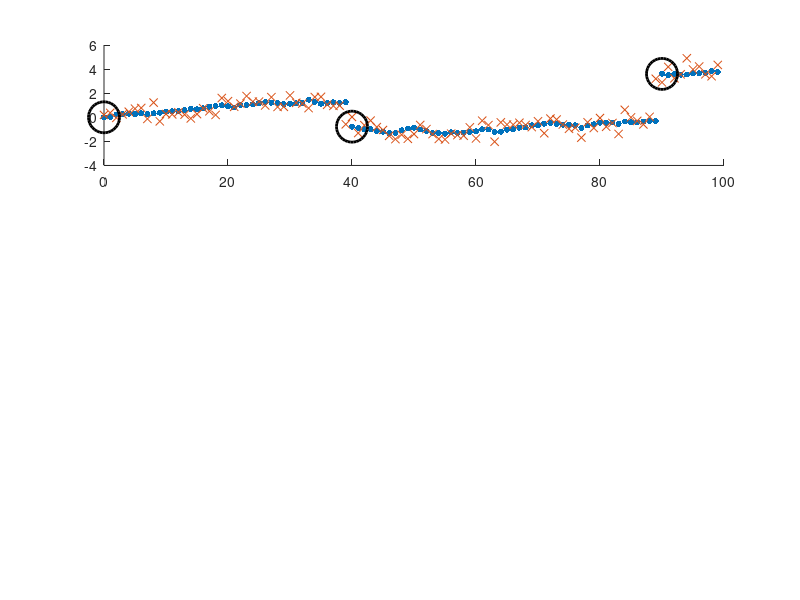

MATLAB code to generate this figure: (Note: this script raises an error after producing the figure.)
clear all; close all; clc;

nTrials = 100;
s = rng;
v = normrnd(0,0.1,1,nTrials);
vr = normrnd(0,0.5,1,nTrials);
phi = normrnd(0,2,1,nTrials);
% c = rand(1,nTrials) <= 0.02;
c = zeros(1,nTrials);
c(40) = 1;
c(90) = 1;
phi(40) = -2;
phi(90) = 4;
ind = find(c==1);
w = zeros(1,nTrials);
r = w;
w(1) = 0;
r(1) = w(1) + vr(1) + c(1)*phi(1);
for i = 2:nTrials
    w(i) = w(i-1) + v(i-1) + c(i-1) * phi(i-1);
    r(i) = w(i) + vr(i) + c(i)*phi(i);
end
figure;
subplot(3,1,1)
scatter(0:nTrials-1,w,20,'filled','k')
hold on
scatter(0:nTrials-1,r,'xk')
hold on
scatter([0,ind],[w(1),w(ind+1)],500,'k','LineWidth',2)
hold on
for i = 1:length(ind)
    xline(ind(i),':k');
end
xlim([0 nTrials])
ylim([-4 4])
title("Slow Draft and Dramatic Changes")
xlabel("t")
ylabel("w")
legend("w(t)","r(t)",'location','northwest')


% Learning Weights
gamma = 3.3;
W_noise = 0.01;
w0 = 0;
tau = 0.7;
sigma0 = 0.6;
u = ones(1,nTrials);
[w_learn,sigma,beta] = proKalman(gamma,W_noise,w0,nTrials,tau,sigma0,u,r);
subplot(3,1,2)
scatter(0:nTrials-1,w,20,'filled','k')
hold on
scatter(0:nTrials-1,r,'xk')
hold on
scatter(0:nTrials-1,w_learn,'k');
xlim([0 nTrials])
ylim([-4 4])
legend("theoretical w(t)","r(t)","estimated w(t)",'location','northwest')
title(sprintf("Learned w alongside r and theoretical w, gamma = %.2f",gamma))
xlabel("t")

subplot(3,1,3)
plot(sigma,'--k','LineWidth',1.5)
hold on
plot(beta,'k','LineWidth',1.5)
hold on
yline(gamma,'-.k','LineWidth',1.5);
ylim([0 10])
legend("ACh","NE","$gamma$",'Interpreter','LaTex','location','northwest')
xlabel("t")

% MSE
n = 100;
gammaVec = linspace(0,30,n);
mse = zeros(1,n);
for j = 1:1000
    nTrials = 100;
    s = rng;
    v = normrnd(0,0.1,1,nTrials);
    vr = normrnd(0,0.5,1,nTrials);
    phi = normrnd(0,2,1,nTrials);
    % c = rand(1,nTrials) <= 0.02;
    c = zeros(1,nTrials);
    c(40) = 1;
    c(90) = 1;
    phi(40) = -2;
    phi(90) = 4;
    ind = find(c==1);
    w = zeros(1,nTrials);
    r = w;
    w(1) = 0;
    r(1) = w(1) + vr(1) + c(1)*phi(1);
    for i = 2:nTrials
        w(i) = w(i-1) + v(i-1) + c(i-1) * phi(i-1);
        r(i) = w(i) + vr(i) + c(i)*phi(i);
    end
    mseTmp = [];
    for i1 = 1:n
        gamma = gammaVec(i1);
        [w_learn,sigma,beta] = proKalman(gamma,W_noise,w0,nTrials,tau,sigma0,u,r);
        tmp = sum((w_learn-w).^2);
        mseTmp = [mseTmp,tmp];
    end
    mse = mse + mseTmp;
end
mse = mse/1000;
figure
plot(gammaVec,mse,'k','LineWidth',1.5)
title("MSE for different gamma")
xlabel("$\gamma$",'interpreter','LaTex')
ylabel("MSE")


%% Functions 
function [w,sigma,betaVec] = proKalman(gamma,W_noise,w0,nTrials,tau,sigma0,u,r)
    w = zeros(1,nTrials);
    sigma = zeros(1,nTrials);
    betaVec = zeros(1,nTrials);
    w(1) = w0;
    sigma(1) = sigma0;
    for i = 2:nTrials
        % prediction
        sigmap = sigma(i-1) + W_noise;
        
        % update
        G = sigmap * u(i) * (u(i)*sigmap + tau^2)^-1;
        sigma(i) = sigmap - G*u(i)*sigmap;
        w(i) = w(i-1) + G*(r(i) - u(i)*w(i-1));
        
        % NE
        beta = (r(i) - u(i)*w(i))^2 / (u(i)*sigma(i) + tau^2);
        betaVec(i) = beta; 
        if beta > gamma
            sigma(i) = 100;
        end
    end
end

function [w,sigma] = myKalman(W_noise,w0,nTrials,tau,sigma0,C,r)
    w = zeros(size(C,1),nTrials);
    sigma = cell(1,nTrials);
    w(:,1) = w0;
    sigma{1} = sigma0;
    if size(C,1) > 1
        ind = find(C(2,:));
        ind = ind(1)-1;
    end
    for i = 2:nTrials
        % Prediction
        wp = w(:,i-1);
        sigmap = sigma{i-1} + W_noise;
        
        % Update
        G = sigmap * C(:,i) * (C(:,i)' * sigmap * C(:,i) + tau^2)^-1;
        sigma{i} = sigmap - G*C(:,i)'*sigmap;
        (r(i) - C(:,i)'*w(:,i-1));
        w(:,i) = w(:,i-1) + G * (r(i) - C(:,i)'*w(:,i-1));
        
        if size(C,1) > 1
            if (i == ind)
                tmp = sigma{i};
                tmp(2,2) = 0.6;
                sigma{i} = tmp;
            end
        end
    end
end

function w = deltaRule(w0,nTrials,etha,u,r)
    w = zeros(size(w0,1),nTrials);
    w(:,1) = w0;
    for i = 2:nTrials
        delta = r(i-1) - u(:,i-1)' * w(:,i-1);
        w(:,i) = w(:,i-1) + etha*delta*u(:,i-1);
    end
end








